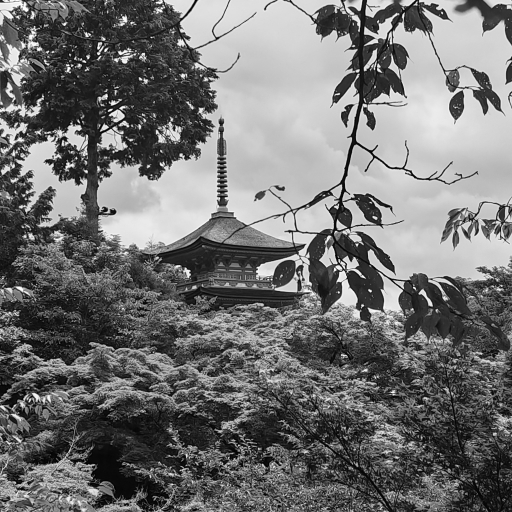
//> input picture MachineVision/Resources/ImageProcess/input512.jpg, 512 x 512 px
$ ./ImageProcess   (built with g++ and OpenCV 4)
//> lines starting //> are read from the running program, lines starting //| are printed output that depends on the picture; after the words box and inside, x2 and y2 are one past the last pixel; in counts of white or black regions, pixels touching at a corner belong together
#include <opencv2/opencv.hpp>
#include <iostream>
#include <vector>
#include <random>

#ifndef M_PI
#define M_PI 3.14159265358979323846
#endif

using namespace std;
using namespace cv;

void addGaussianNoise(cv::Mat& image, double mean, double sigma) {
    cv::Mat noise(image.size(), image.type());
    cv::randn(noise, mean, sigma); // 高斯噪声
    image += noise;
}

void nonlocalMeansFilter(Mat& src, Mat& dest, int templeteWindowSize, int searchWindowSize, double h, double sigma = 0.0)
{

    if (dest.empty())
        dest = Mat::zeros(src.size(), src.type());

    const int tr = templeteWindowSize >> 1;                 //邻域中心位置
    const int sr = searchWindowSize >> 1;                   //搜索域中心位置
    const int bb = sr + tr;                                 //增加边界
    const int D = searchWindowSize * searchWindowSize;      //搜索域元素个数
    const int H = D / 2 + 1;                                //搜索域中心点位置
    const double div = 1.0 / (double)D;                     //均匀分布时，搜索域中的每个点的权重大小
    const int tD = templeteWindowSize * templeteWindowSize; //邻域中的元素个数
    const double tdiv = 1.0 / (double)(tD);                 //均匀分布时，搜索域中的每个点的权重大小
    Mat im;
    copyMakeBorder(src, im, bb, bb, bb, bb, cv::BORDER_DEFAULT);
    //计算权重
    vector<double> weight(256 * 256 * src.channels());
    double* w = &weight[0];
    const double gauss_sd = (sigma == 0.0) ? h : sigma;                             //高斯标准差
    double gauss_color_coeff = -(1.0 / (double)(src.channels())) * (1.0 / (h * h)); //高斯颜色系数
    int emax = 0;


    //w[i]保存方差，即邻域平均欧氏距离对应的高斯加权权重，供后面计算出欧式距离后调用
    for (int i = 0; i < 256 * 256 * src.channels(); i++)
    {
        double v = std::exp(max(i - 2.0 * gauss_sd * gauss_sd, 0.0) * gauss_color_coeff);
        w[i] = v;
        if (v < 0.001)
        {
            emax = i;
            break;
        }
    }
    for (int i = emax; i < 256 * 256 * src.channels(); i++)
        w[i] = 0.0;


    const int cstep = (int)im.step - templeteWindowSize; //在邻域比较时，从邻域的上一行末尾跳至下一行开头
    const int csstep = (int)im.step - searchWindowSize;  //搜索域循环中，从搜索域的上一行末尾跳至下一行开头
    #pragma omp parallel for
    //下面两层嵌套循环：遍历每个图片的像素点
    for (int j = 0; j < src.rows; j++)
    {
        uchar* d = dest.ptr(j);
        int* ww = new int[D];       //D 为搜索域中的元素数量，ww用于记录搜索域每个点的邻域方差
        double* nw = new double[D]; //根据方差大小高斯加权归一化后的权重
        for (int i = 0; i < src.cols; i++)
        {
            //下面两层嵌套循环：遍历像素点（i，j）的搜索域点
            double tweight = 0.0;
            uchar* tprt = im.data + im.step * (sr + j) + (sr + i); //sr 为搜索域中心距
            uchar* sptr2 = im.data + im.step * j + i;
            for (int l = searchWindowSize, count = D - 1; l--;)
            {
                uchar* sptr = sptr2 + im.step * (l);
                for (int k = searchWindowSize; k--;)
                {
                    //下面两层嵌套循环：对于每个像素点（i，j）的搜索域点的邻域进行比较
                    int e = 0; //累计方差
                    uchar* t = tprt;
                    uchar* s = sptr + k;
                    for (int n = templeteWindowSize; n--;)
                    {
                        for (int m = templeteWindowSize; m--;)
                        {
                            // computing color L2 norm
                            e += (*s - *t) * (*s - *t);
                            s++;
                            t++;
                        }
                        t += cstep;
                        s += cstep;
                    }
                    const int ediv = e * tdiv; //tdiv 搜索域均一分布权重大小
                    ww[count--] = ediv;
                    //get weighted Euclidean distance
                    tweight += w[ediv];
                }
            }
            //weight normalization权重归一化
            if (tweight == 0.0)
            {
                for (int z = 0; z < D; z++)
                    nw[z] = 0;
                nw[H] = 1;
            }
            else
            {
                double itweight = 1.0 / (double)tweight;
                for (int z = 0; z < D; z++)
                    nw[z] = w[ww[z]] * itweight;
            }
            double v = 0.0;
            uchar* s = im.ptr(j + tr);
            s += (tr + i);
            for (int l = searchWindowSize, count = 0; l--;)
            {
                for (int k = searchWindowSize; k--;)
                {
                    v += *(s++) * nw[count++];
                }
                s += csstep;
            }
            *(d++) = saturate_cast<uchar>(v);
        } //i
        delete[] ww;
        delete[] nw;
    } //j
}


void motionBlur(cv::Mat& image, int length, double angle) {
    // Create the motion blur kernel
    cv::Mat kernel = cv::Mat::zeros(length, length, CV_32F);
    int center = length / 2;
    double radians = angle * M_PI / 180.0;

    for (int i = 0; i < length; ++i) {
        int x = static_cast<int>(center + (i - center) * cos(radians));
        int y = static_cast<int>(center + (i - center) * sin(radians));
        if (x >= 0 && x < length && y >= 0 && y < length) {
            kernel.at<float>(y, x) = 1.0;
        }
    }

    // Normalize the kernel
    kernel /= cv::sum(kernel)[0];

    // Apply the motion blur
    cv::filter2D(image, image, -1, kernel);
}


void calcPSF(Mat& outputImg, Size filterSize, int len, double theta)
{
    Mat h(filterSize, CV_32F, Scalar(0));
    Point point(filterSize.width / 2, filterSize.height / 2);
    ellipse(h, point, Size(0, cvRound(float(len) / 2.0)), 90.0 - theta,
        0, 360, Scalar(255), FILLED);
    Scalar summa = sum(h);
    outputImg = h / summa[0];
    Mat tmp;
    normalize(outputImg, tmp, 1, 0, NORM_MINMAX);
    //imshow("psf", tmp);
}
void fftshift(const Mat& inputImg, Mat& outputImg)
{
    outputImg = inputImg.clone();
    int cx = outputImg.cols / 2;
    int cy = outputImg.rows / 2;
    Mat q0(outputImg, Rect(0, 0, cx, cy));
    Mat q1(outputImg, Rect(cx, 0, cx, cy));
    Mat q2(outputImg, Rect(0, cy, cx, cy));
    Mat q3(outputImg, Rect(cx, cy, cx, cy));
    Mat tmp;
    q0.copyTo(tmp);
    q3.copyTo(q0);
    tmp.copyTo(q3);
    q1.copyTo(tmp);
    q2.copyTo(q1);
    tmp.copyTo(q2);
}
void filter2DFreq(const Mat& inputImg, Mat& outputImg, const Mat& H)
{
    Mat planes[2] = { Mat_<float>(inputImg.clone()), Mat::zeros(inputImg.size(), CV_32F) };
    Mat complexI;
    merge(planes, 2, complexI);
    dft(complexI, complexI, DFT_SCALE);
    Mat planesH[2] = { Mat_<float>(H.clone()), Mat::zeros(H.size(), CV_32F) };
    Mat complexH;
    merge(planesH, 2, complexH);
    Mat complexIH;
    mulSpectrums(complexI, complexH, complexIH, 0);
    idft(complexIH, complexIH);
    split(complexIH, planes);
    outputImg = planes[0];
}
void calcWnrFilter(const Mat& input_h_PSF, Mat& output_G, double nsr)
{
    Mat h_PSF_shifted;
    fftshift(input_h_PSF, h_PSF_shifted);
    Mat planes[2] = { Mat_<float>(h_PSF_shifted.clone()), Mat::zeros(h_PSF_shifted.size(), CV_32F) };
    Mat complexI;
    merge(planes, 2, complexI);
    dft(complexI, complexI);
    split(complexI, planes);
    Mat denom;
    pow(abs(planes[0]), 2, denom);
    denom += nsr;
    divide(planes[0], denom, output_G);
}
void edgetaper(const Mat& inputImg, Mat& outputImg, double gamma, double beta)
{
    int Nx = inputImg.cols;
    int Ny = inputImg.rows;
    Mat w1(1, Nx, CV_32F, Scalar(0));
    Mat w2(Ny, 1, CV_32F, Scalar(0));
    float* p1 = w1.ptr<float>(0);
    float* p2 = w2.ptr<float>(0);
    float dx = float(2.0 * CV_PI / Nx);
    float x = float(-CV_PI);
    for (int i = 0; i < Nx; i++)
    {
        p1[i] = float(0.5 * (tanh((x + gamma / 2) / beta) - tanh((x - gamma / 2) / beta)));
        x += dx;
    }
    float dy = float(2.0 * CV_PI / Ny);
    float y = float(-CV_PI);
    for (int i = 0; i < Ny; i++)
    {
        p2[i] = float(0.5 * (tanh((y + gamma / 2) / beta) - tanh((y - gamma / 2) / beta)));
        y += dy;
    }
    Mat w = w2 * w1;
    multiply(inputImg, w, outputImg);
}

int main() {

	//更改该参数切换模式，如果是true则分开处理去噪和去模糊，否则将先降质再恢复
	bool seperated = true;

    cv::Mat originalImage = cv::imread("Resources\\ImageProcess\\input512.jpg", IMREAD_GRAYSCALE);
//> originalImage is the input picture: 512 rows x 512 cols, CV_8UC1; min 1, max 254, mean 114.3
	cv::Mat noisedImage = originalImage.clone();
	cv::Mat denoisedImage;
	cv::Mat blurredImage = originalImage.clone();
	cv::Mat deblurredImage;
    cv::Mat degradedImage = originalImage.clone();
    cv::Mat restoredImage;


    if (seperated)
    {
        // 噪声添加
        addGaussianNoise(noisedImage, 0, 25);
//> in addGaussianNoise, `image += noise;`:
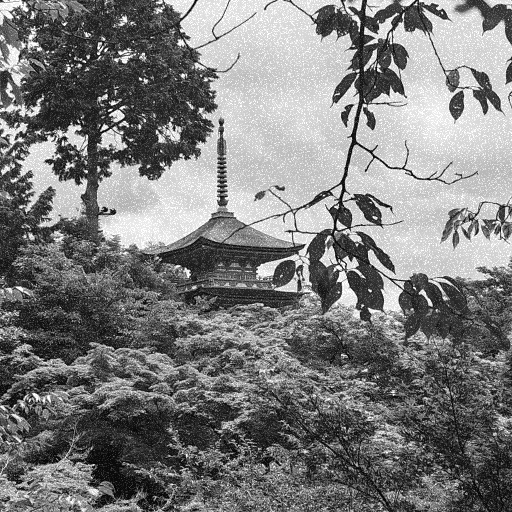
//> image: 512 rows x 512 cols, CV_8UC1; min 1, max 255, mean 124.1
        cv::imwrite("Outputs\\ImageProcess\\noised_image.jpg", noisedImage);

        // 噪声去除
        nonlocalMeansFilter(noisedImage, denoisedImage, 7, 21, 10, 0.0);  // 非局部均值滤波去噪
//> in nonlocalMeansFilter, `copyMakeBorder(src, im, bb, bb, bb, bb, cv::BORDER_DEFAULT);`:
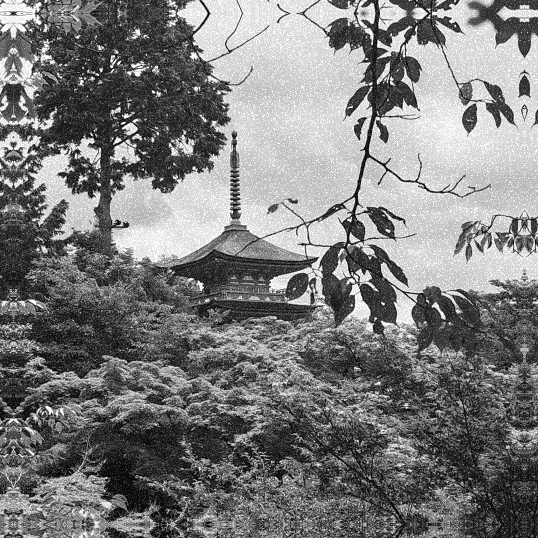
//> im: 538 rows x 538 cols, CV_8UC1; min 1, max 255, mean 123.9
        cv::imwrite("Outputs\\ImageProcess\\denoised_image.jpg", denoisedImage);

        // 运动模糊
        //gaussianBlur(degradedImage, 5);
        int blurLength = 50;    // 模糊长度
        double blurAngle = -30;  // 模糊角度
        motionBlur(blurredImage, blurLength, blurAngle);
//> in motionBlur, `cv::filter2D(image, image, -1, kernel);`:
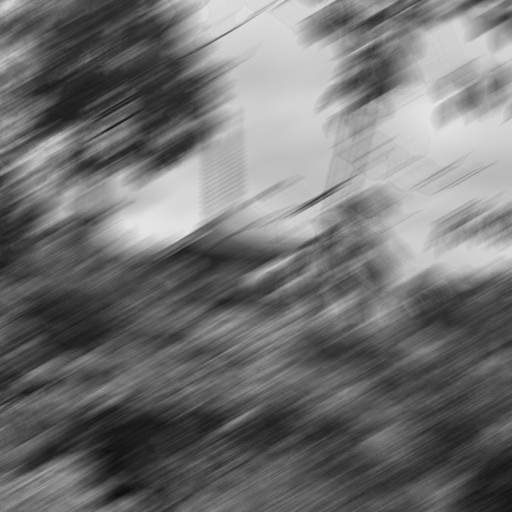
//> image: 512 rows x 512 cols, CV_8UC1; min 13, max 229, mean 114.3
        cv::imwrite("Outputs\\ImageProcess\\blurred_image.jpg", blurredImage);
        cv::Mat blurredImage2 = blurredImage.clone();

        // 去模糊
        Rect roi(0, 0, blurredImage.cols & -2, blurredImage.rows & -2); // 裁剪图像尺寸为偶数
//> roi = Rect(0, 0, 512, 512)
        blurredImage = blurredImage(roi);
        int LEN = 50;       // 模糊长度
        double THETA = 30;  // 模糊角度
        double snr = 200;    // 信噪比
        Mat h_PSF, Hw;
        calcPSF(h_PSF, roi.size(), LEN, THETA);
//> in calcPSF, `ellipse(h, point, Size(0, cvRound(float(len) / 2.0)), 90.0 - theta, 0,..`:
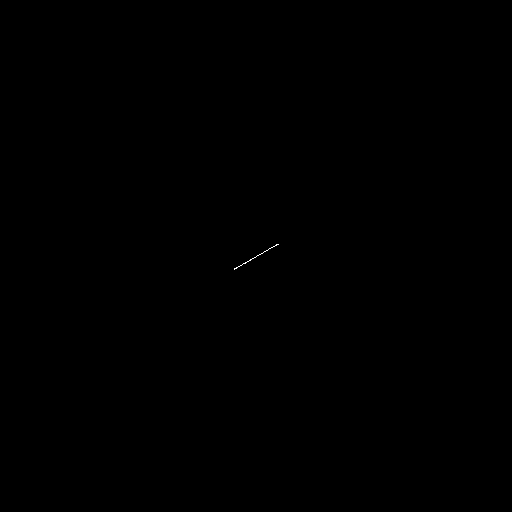
//> h: 512 rows x 512 cols, CV_32FC1; 0.02% white in thin lines or dots, all inside (x1, y1, x2, y2) = (234, 244, 279, 270)
        calcWnrFilter(h_PSF, Hw, 1.0 / snr);
        blurredImage.convertTo(blurredImage, CV_32F);
        filter2DFreq(blurredImage, deblurredImage, Hw);
//> in filter2DFreq, `Mat planes[2] = { Mat_<float>(inputImg.clone()), Mat::zeros(inputImg.s..`: planes[1]: 512 rows x 512 cols, CV_32FC1; every value is 0
//> in filter2DFreq, `split(complexIH, planes);`:
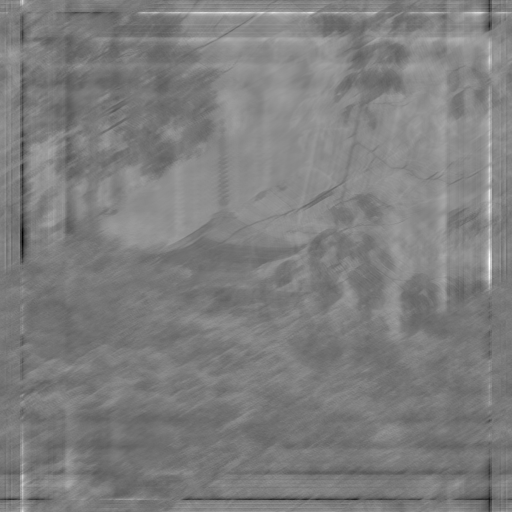
//> planes[0]: 512 rows x 512 cols, CV_32FC1; min -575.6, max 811.7, mean 113.7; drawn with min black and max white
//> in filter2DFreq, `split(complexIH, planes);`:
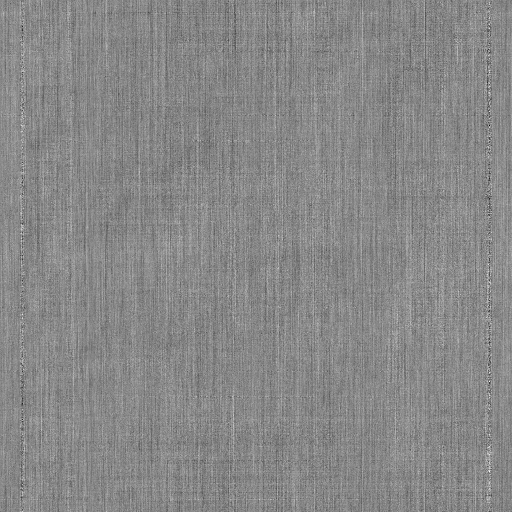
//> planes[1]: 512 rows x 512 cols, CV_32FC1; min -6.52e-05, max 5.69e-05, mean 1.78e-15; drawn with min black and max white
        deblurredImage.convertTo(deblurredImage, CV_8U);
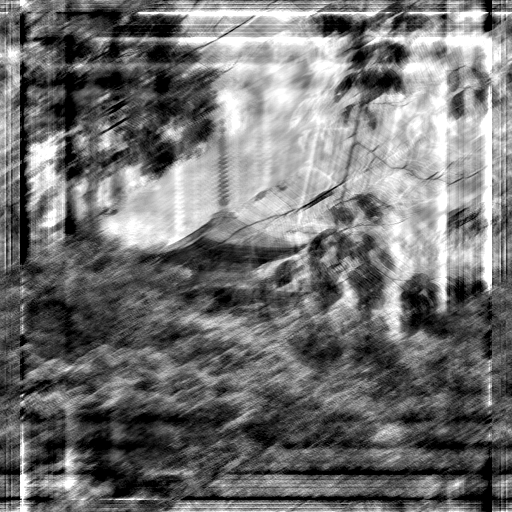
//> deblurredImage: 512 rows x 512 cols, CV_8UC1; min 0, max 255, mean 114.1
        normalize(deblurredImage, deblurredImage, 0, 255, NORM_MINMAX);
        cv::imwrite("Outputs\\ImageProcess\\deblurred_image.jpg", deblurredImage);
        cv::imshow("Original Image", originalImage);
        cv::imshow("Noised Image", noisedImage);
        cv::imshow("Denoised Image", denoisedImage);
        cv::imshow("Blurred Image", blurredImage2);
        cv::imshow("Deblurred Image", deblurredImage);
        cv::waitKey(0);
    }
    else
    {
        // 降质
        int blurLength = 50;    // 模糊长度
        double blurAngle = -30;  // 模糊角度
        motionBlur(degradedImage, blurLength, blurAngle);

        addGaussianNoise(degradedImage, 0, 25);
        cv::imwrite("Outputs\\ImageProcess\\degraded_image.jpg", degradedImage);

        // 恢复
        nonlocalMeansFilter(degradedImage, blurredImage, 7, 21, 10, 0.0);

        Rect roi(0, 0, blurredImage.cols & -2, blurredImage.rows & -2);
        blurredImage = blurredImage(roi);
        int LEN = 50;       // 模糊长度
        double THETA = 30;  // 模糊角度
        double snr = 200;    // 信噪比
        Mat h_PSF, Hw;
        calcPSF(h_PSF, roi.size(), LEN, THETA);
        calcWnrFilter(h_PSF, Hw, 1.0 / snr);
        blurredImage.convertTo(blurredImage, CV_32F);
        filter2DFreq(blurredImage, restoredImage, Hw);
        restoredImage.convertTo(restoredImage, CV_8U);
        normalize(restoredImage, restoredImage, 0, 255, NORM_MINMAX);
        cv::imwrite("Outputs\\ImageProcess\\restored_image.jpg", restoredImage);

        // 显示结果
        cv::imshow("Original Image", originalImage);
        cv::imshow("Degraded Image", degradedImage);
        cv::imshow("Restored Image", restoredImage);
        cv::waitKey(0);
    }

    return 0;
}
